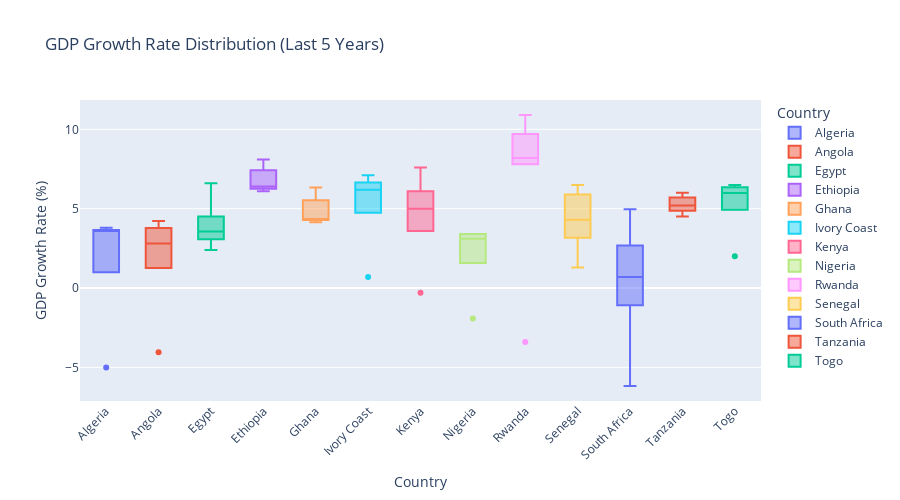

The notebook cell this image was saved under:
### Code cell
# Visualize recent GDP growth comparison
gdp_recent = df_recent[['country', 'gdp_growth_rate']].dropna()

if len(gdp_recent) > 0:
    fig = px.box(gdp_recent, x='country', y='gdp_growth_rate',
                 title=f'GDP Growth Rate Distribution (Last 5 Years)',
                 labels={'gdp_growth_rate': 'GDP Growth Rate (%)', 'country': 'Country'},
                 color='country',
                 height=500)
    fig.update_xaxes(tickangle=-45)
    fig.show()

### Figure 1 — Plotly figure (JSON) as saved in the notebook; plotly's stock layout.template omitted (floating-point values rounded to 4 significant figures)
{"data": [{"alignmentgroup": "True", "hovertemplate": "Country=%{x}<br>GDP Growth Rate (%)=%{y}<extra></extra>", "legendgroup": "Algeria", "marker": {"color": "#636efa"}, "name": "Algeria", "notched": false, "offsetgroup": "Algeria", "orientation": "v", "showlegend": true, "type": "box", "x": ["Algeria", "Algeria", "Algeria", "Algeria", "Algeria"], "x0": " ", "xaxis": "x", "y": [-5.0, 3.8, 3.6, 3.0, 3.6], "y0": " ", "yaxis": "y"}, {"alignmentgroup": "True", "hovertemplate": "Country=%{x}<br>GDP Growth Rate (%)=%{y}<extra></extra>", "legendgroup": "Angola", "marker": {"color": "#EF553B"}, "name": "Angola", "notched": false, "offsetgroup": "Angola", "orientation": "v", "showlegend": true, "type": "box", "x": ["Angola", "Angola", "Angola", "Angola", "Angola", "Angola"], "x0": " ", "xaxis": "x", "y": [-4.04, 2.1, 4.22, 1.26, 3.79, 3.51], "y0": " ", "yaxis": "y"}, {"alignmentgroup": "True", "hovertemplate": "Country=%{x}<br>GDP Growth Rate (%)=%{y}<extra></extra>", "legendgroup": "Egypt", "marker": {"color": "#00cc96"}, "name": "Egypt", "notched": false, "offsetgroup": "Egypt", "orientation": "v", "showlegend": true, "type": "box", "x": ["Egypt", "Egypt", "Egypt", "Egypt", "Egypt"], "x0": " ", "xaxis": "x", "y": [3.57, 3.3, 6.6, 3.8, 2.4], "y0": " ", "yaxis": "y"}, {"alignmentgroup": "True", "hovertemplate": "Country=%{x}<br>GDP Growth Rate (%)=%{y}<extra></extra>", "legendgroup": "Ethiopia", "marker": {"color": "#ab63fa"}, "name": "Ethiopia", "notched": false, "offsetgroup": "Ethiopia", "orientation": "v", "showlegend": true, "type": "box", "x": ["Ethiopia", "Ethiopia", "Ethiopia", "Ethiopia", "Ethiopia"], "x0": " ", "xaxis": "x", "y": [6.1, 6.3, 6.4, 7.2, 8.1], "y0": " ", "yaxis": "y"}, {"alignmentgroup": "True", "hovertemplate": "Country=%{x}<br>GDP Growth Rate (%)=%{y}<extra></extra>", "legendgroup": "Ghana", "marker": {"color": "#FFA15A"}, "name": "Ghana", "notched": false, "offsetgroup": "Ghana", "orientation": "v", "showlegend": true, "type": "box", "x": ["Ghana", "Ghana", "Ghana", "Ghana", "Ghana"], "x0": " ", "xaxis": "x", "y": [6.33, 5.27, 4.15, 4.34, 4.34], "y0": " ", "yaxis": "y"}, {"alignmentgroup": "True", "hovertemplate": "Country=%{x}<br>GDP Growth Rate (%)=%{y}<extra></extra>", "legendgroup": "Ivory Coast", "marker": {"color": "#19d3f3"}, "name": "Ivory Coast", "notched": false, "offsetgroup": "Ivory Coast", "orientation": "v", "showlegend": true, "type": "box", "x": ["Ivory Coast", "Ivory Coast", "Ivory Coast", "Ivory Coast", "Ivory Coast"], "x0": " ", "xaxis": "x", "y": [0.7, 7.1, 6.2, 6.5, 6.1], "y0": " ", "yaxis": "y"}, {"alignmentgroup": "True", "hovertemplate": "Country=%{x}<br>GDP Growth Rate (%)=%{y}<extra></extra>", "legendgroup": "Kenya", "marker": {"color": "#FF6692"}, "name": "Kenya", "notched": false, "offsetgroup": "Kenya", "orientation": "v", "showlegend": true, "type": "box", "x": ["Kenya", "Kenya", "Kenya", "Kenya", "Kenya"], "x0": " ", "xaxis": "x", "y": [-0.3, 7.6, 4.9, 5.6, 5.0], "y0": " ", "yaxis": "y"}, {"alignmentgroup": "True", "hovertemplate": "Country=%{x}<br>GDP Growth Rate (%)=%{y}<extra></extra>", "legendgroup": "Nigeria", "marker": {"color": "#B6E880"}, "name": "Nigeria", "notched": false, "offsetgroup": "Nigeria", "orientation": "v", "showlegend": true, "type": "box", "x": ["Nigeria", "Nigeria", "Nigeria", "Nigeria", "Nigeria"], "x0": " ", "xaxis": "x", "y": [-1.92, 3.4, 3.1, 2.74, 3.4], "y0": " ", "yaxis": "y"}, {"alignmentgroup": "True", "hovertemplate": "Country=%{x}<br>GDP Growth Rate (%)=%{y}<extra></extra>", "legendgroup": "Rwanda", "marker": {"color": "#FF97FF"}, "name": "Rwanda", "notched": false, "offsetgroup": "Rwanda", "orientation": "v", "showlegend": true, "type": "box", "x": ["Rwanda", "Rwanda", "Rwanda", "Rwanda", "Rwanda", "Rwanda"], "x0": " ", "xaxis": "x", "y": [-3.4, 10.9, 8.2, 8.2, 9.7, 7.8], "y0": " ", "yaxis": "y"}, {"alignmentgroup": "True", "hovertemplate": "Country=%{x}<br>GDP Growth Rate (%)=%{y}<extra></extra>", "legendgroup": "Senegal", "marker": {"color": "#FECB52"}, "name": "Senegal", "notched": false, "offsetgroup": "Senegal", "orientation": "v", "showlegend": true, "type": "box", "x": ["Senegal", "Senegal", "Senegal", "Senegal", "Senegal"], "x0": " ", "xaxis": "x", "y": [1.3, 6.5, 3.8, 4.3, 5.7], "y0": " ", "yaxis": "y"}, {"alignmentgroup": "True", "hovertemplate": "Country=%{x}<br>GDP Growth Rate (%)=%{y}<extra></extra>", "legendgroup": "South Africa", "marker": {"color": "#636efa"}, "name": "South Africa", "notched": false, "offsetgroup": "South Africa", "orientation": "v", "showlegend": true, "type": "box", "x": ["South Africa", "South Africa", "South Africa", "South Africa", "South Africa"], "x0": " ", "xaxis": "x", "y": [-6.17, 4.96, 1.91, 0.7, 0.6], "y0": " ", "yaxis": "y"}, {"alignmentgroup": "True", "hovertemplate": "Country=%{x}<br>GDP Growth Rate (%)=%{y}<extra></extra>", "legendgroup": "Tanzania", "marker": {"color": "#EF553B"}, "name": "Tanzania", "notched": false, "offsetgroup": "Tanzania", "orientation": "v", "showlegend": true, "type": "box", "x": ["Tanzania", "Tanzania", "Tanzania", "Tanzania", "Tanzania"], "x0": " ", "xaxis": "x", "y": [5.2, 4.5, 6.0, 5.0, 5.6], "y0": " ", "yaxis": "y"}, {"alignmentgroup": "True", "hovertemplate": "Country=%{x}<br>GDP Growth Rate (%)=%{y}<extra></extra>", "legendgroup": "Togo", "marker": {"color": "#00cc96"}, "name": "Togo", "notched": false, "offsetgroup": "Togo", "orientation": "v", "showlegend": true, "type": "box", "x": ["Togo", "Togo", "Togo", "Togo", "Togo"], "x0": " ", "xaxis": "x", "y": [2.0, 5.99, 5.9, 6.5, 6.3], "y0": " ", "yaxis": "y"}], "layout": {"boxmode": "overlay", "height": 500, "legend": {"title": {"text": "Country"}, "tracegroupgap": 0}, "title": {"text": "GDP Growth Rate Distribution (Last 5 Years)"}, "xaxis": {"anchor": "y", "categoryarray": ["Algeria", "Angola", "Egypt", "Ethiopia", "Ghana", "Ivory Coast", "Kenya", "Nigeria", "Rwanda", "Senegal", "South Africa", "Tanzania", "Togo"], "categoryorder": "array", "domain": [0.0, 1.0], "tickangle": -45, "title": {"text": "Country"}}, "yaxis": {"anchor": "x", "domain": [0.0, 1.0], "title": {"text": "GDP Growth Rate (%)"}}}}
